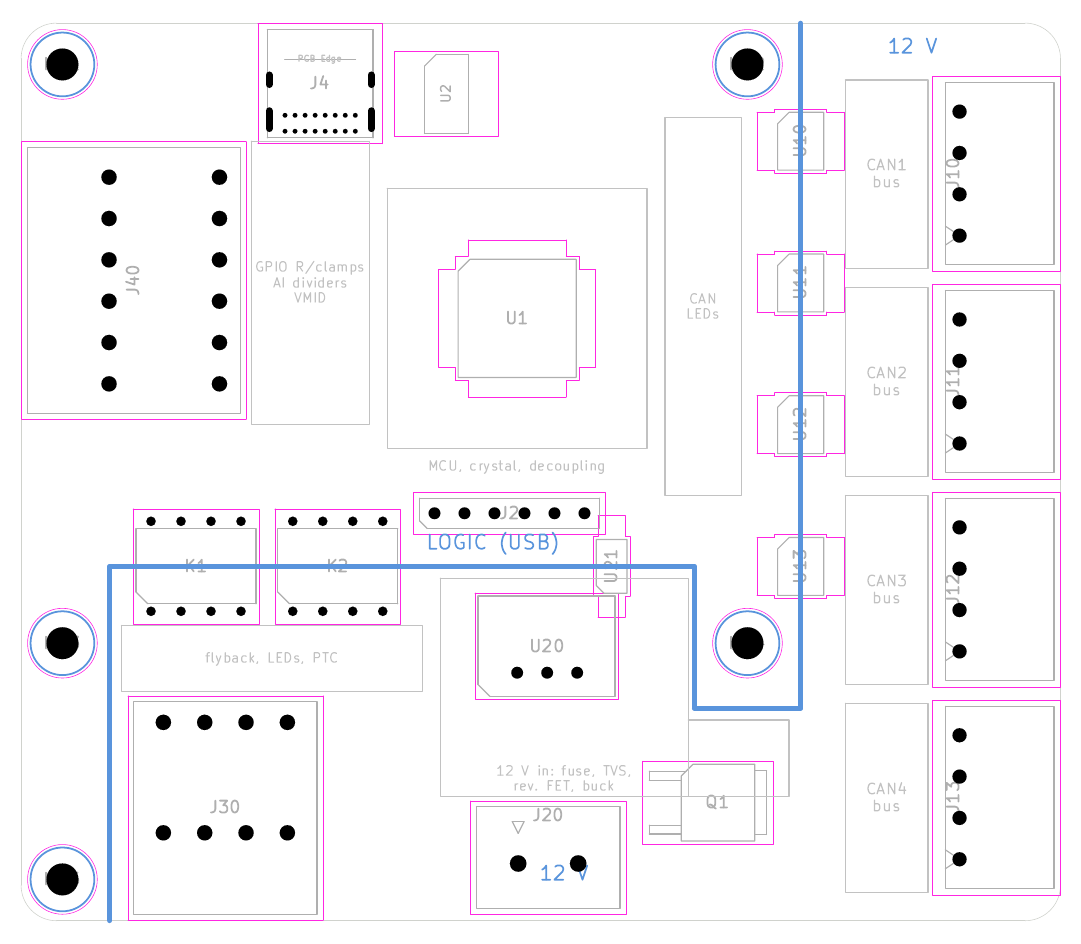

Generate this figure with Python:
#!/usr/bin/python3
"""can-controller floorplan rev 4 (2026-10-06): reduced scope, no Pi header.

Draws the outline, mounting holes, the edge connectors and the large parts at
their planned positions, plus the domain boundary and block areas, into a
scratch board, and renders it to PNG:

    floorplan_rev4.py OUT_DIR        -> OUT_DIR/floorplan_rev4.{kicad_pcb,pdf,png}

The real can-controller.kicad_pcb is not touched; placement reuses the
coordinates below. Board corner at (100, 100) mm like the other boards.
"""
import subprocess
import sys
from pathlib import Path

import pcbnew

REPO = Path(__file__).resolve().parents[3]
FP = REPO / "lib" / "footprints"
STOCK = Path("/usr/share/kicad/footprints")   # only for parts not imported yet (PhotoMOS DIP-6)

W, H, R = 88.0, 76.0, 3.0          # outline, corner radius
OX, OY = 100.0, 100.0
B_X = 66.0                         # 12 V strip boundary (CAN isolators straddle it)
B_Y = 46.0                         # 12 V bottom block boundary (PhotoMOS straddle it)
B_L = 7.5                          # ... left end, clear of MH3 / MH6
NOTCH = (57.0, 58.0)               # boundary steps around MH4 at (61.5, 52.5): x, y

HOLES = {  # Pi 58 x 49 pattern + one extra where the outline overhangs the Pi (85 x 56)
    "MH1": (3.5, 3.5), "MH2": (61.5, 3.5), "MH3": (3.5, 52.5), "MH4": (61.5, 52.5),
    "MH5": (3.5, H - 3.5),
}

mm = pcbnew.FromMM


def P(x, y):
    return pcbnew.VECTOR2I(mm(OX + x), mm(OY + y))


def seg(board, layer, a, b, w=0.15):
    s = pcbnew.PCB_SHAPE(board)
    s.SetShape(pcbnew.SHAPE_T_SEGMENT)
    s.SetStart(P(*a))
    s.SetEnd(P(*b))
    s.SetLayer(layer)
    s.SetWidth(mm(w))
    board.Add(s)


def rect(board, layer, x0, y0, x1, y1, label=None, w=0.12, size=1.2):
    s = pcbnew.PCB_SHAPE(board)
    s.SetShape(pcbnew.SHAPE_T_RECT)
    s.SetStart(P(x0, y0))
    s.SetEnd(P(x1, y1))
    s.SetLayer(layer)
    s.SetWidth(mm(w))
    board.Add(s)
    if label:
        text(board, layer, (x0 + x1) / 2, (y0 + y1) / 2, label, size)


def text(board, layer, x, y, t, size=1.2):
    tx = pcbnew.PCB_TEXT(board)
    tx.SetText(t)
    tx.SetPosition(P(x, y))
    tx.SetLayer(layer)
    tx.SetTextSize(pcbnew.VECTOR2I(mm(size), mm(size)))
    tx.SetTextThickness(mm(size * 0.12))
    board.Add(tx)


def outline(board):
    L = pcbnew.Edge_Cuts
    for a, b in [((R, 0), (W - R, 0)), ((W, R), (W, H - R)), ((W - R, H), (R, H)), ((0, H - R), (0, R))]:
        seg(board, L, a, b, 0.05)
    for cx, cy, sa in [(R, R, 180), (W - R, R, 270), (W - R, H - R, 0), (R, H - R, 90)]:
        s = pcbnew.PCB_SHAPE(board)
        s.SetShape(pcbnew.SHAPE_T_ARC)
        s.SetCenter(P(cx, cy))
        s.SetStart(P(cx + R * [1, 0, -1, 0][sa // 90], cy + R * [0, 1, 0, -1][sa // 90]))
        s.SetArcAngleAndEnd(pcbnew.EDA_ANGLE(90, pcbnew.DEGREES_T), True)
        s.SetLayer(L)
        s.SetWidth(mm(0.05))
        board.Add(s)


def put(board, lib, name, ref, rot=0, x=None, y=None, left=None, right=None, top=None, bottom=None,
        stock=False):
    """Place a footprint; position by its origin (x, y) or by its courtyard edges."""
    path = (STOCK if stock else FP) / f"{lib}.pretty"
    f = pcbnew.FootprintLoad(str(path), name)
    f.SetReference(ref)
    f.Value().SetVisible(False)
    f.SetOrientationDegrees(rot)
    f.SetPosition(P(x or 0, y or 0))
    board.Add(f)
    cy = f.GetCourtyard(pcbnew.F_CrtYd)
    bb = cy.BBox() if cy.OutlineCount() else f.GetBoundingBox(False)
    dx = dy = 0
    if left is not None:
        dx = mm(OX + left) - bb.GetLeft()
    if right is not None:
        dx = mm(OX + right) - bb.GetRight()
    if top is not None:
        dy = mm(OY + top) - bb.GetTop()
    if bottom is not None:
        dy = mm(OY + bottom) - bb.GetBottom()
    f.Move(pcbnew.VECTOR2I(dx, dy))
    return f


def build(board):
    D, C = pcbnew.Dwgs_User, pcbnew.Cmts_User
    outline(board)
    for ref, (x, y) in HOLES.items():
        put(board, "MountingHole", "MountingHole_2.7mm_M2.5", ref, x=x, y=y)

    # --- 12 V strip: CAN1-4 down the right edge, ISO1044 straddling x = B_X ----
    can = "PhoenixContact_MC_1,5_4-G-3.5_1x04_P3.50mm_Horizontal"
    iso_y = [10.0, 22.0, 34.0, 46.0]          # all above MH4; CAN4 bus runs down the strip
    for i, top in enumerate([4.5, 22.1, 39.7, 57.3]):
        put(board, "Connector_Phoenix_MC", can, f"J1{i}", 90, right=W, top=top)
        put(board, "Package_SO", "SOIC-8_3.9x4.9mm_P1.27mm", f"U1{i}", 0, x=B_X, y=iso_y[i])
        rect(board, D, B_X + 3.8, top + 0.3, W - 11.2, top + 16.3, f"CAN{i + 1}\nbus", size=0.9)

    # --- 12 V bottom block: relays (left) and 12 V input (middle) -----------------
    relay = "PhoenixContact_SPTD_1,5_4-H-3,5_2x04_P3.5mm_Horizontal"
    j30 = put(board, "Thl_Connector", relay, "J30", 0, left=B_L + 1.5, bottom=H)
    for i in range(2):   # dual PhotoMOS: LED pins on the logic side, contacts on the 12 V side
        put(board, "Package_DIP", "DIP-8_W7.62mm", f"K{i + 1}", 90, x=11.0 + 12.0 * i, y=B_Y + 3.8,
            stock=True)
    rect(board, D, B_L + 1.0, B_Y + 5.0, 34.0, H - 19.4, "flyback, LEDs, PTC", size=0.8)
    put(board, "Connector_Phoenix_MSTB", "PhoenixContact_MSTBVA_2,5_2-G-5,08_1x02_P5.08mm_Vertical",
        "J20", 0, left=38.0, bottom=H - 0.5)
    put(board, "Package_TO_SOT_SMD", "TO-252-2", "Q1", 0, x=59.0, y=66.0)
    put(board, "Converter_DCDC", "Converter_DCDC_RECOM_R-78E-0.5_THT", "U20", 0, x=42.0, y=B_Y + 9.0)
    rect(board, D, 35.5, B_Y + 1.0, NOTCH[0] - 0.5, H - 10.5, None)
    rect(board, D, NOTCH[0] - 0.5, NOTCH[1] + 1.0, B_X - 1.0, H - 10.5, None)
    text(board, D, 46.0, H - 12.0, "12 V in: fuse, TVS,\nrev. FET, buck", 0.8)
    put(board, "Package_SO", "SOIC-4_4.55x2.6mm_P1.27mm", "U21", 90, x=50.0, y=B_Y)   # 12 V status

    # --- logic ------------------------------------------------------------------
    put(board, "Connector_USB", "USB_C_Receptacle_GCT_USB4085", "J4", 180, left=20.0, top=0)
    put(board, "Package_TO_SOT_SMD", "SOT-223-3_TabPin2", "U2", 0, x=36.0, y=6.0)
    put(board, "Package_QFP", "TQFP-64_10x10mm_P0.5mm", "U1", 0, x=42.0, y=25.0)
    rect(board, D, 31.0, 14.0, 53.0, 36.0, None)
    text(board, D, 42.0, 37.5, "MCU, crystal, decoupling", 0.8)
    put(board, "Connector_PinHeader_2.54mm", "PinHeader_1x06_P2.54mm_Vertical", "J2", 90, x=35.0,
        y=41.5)
    io = "PhoenixContact_SPTD_1,5_6-H-3,5_2x06_P3.5mm_Horizontal"
    put(board, "Thl_Connector", io, "J40", -90, left=0, top=10.0)
    rect(board, D, 19.5, 10.0, 29.5, 34.0, "GPIO R/clamps\nAI dividers\nVMID", size=0.8)
    rect(board, D, 54.5, 8.0, 61.0, 40.0, "CAN\nLEDs", size=0.8)

    # --- domain boundary (Cmts.User) -----------------------------------------------
    b = [(B_X, 0), (B_X, NOTCH[1]), (NOTCH[0], NOTCH[1]), (NOTCH[0], B_Y), (B_L, B_Y), (B_L, H)]
    for a, c in zip(b, b[1:]):
        seg(board, C, a, c, 0.4)
    text(board, C, 75.5, 2.0, "12 V", 1.2)
    text(board, C, 40.0, 44.0, "LOGIC (USB)", 1.2)
    text(board, C, 46.0, 72.0, "12 V", 1.2)


def main():
    out = Path(sys.argv[1] if len(sys.argv) > 1 else ".").resolve()
    out.mkdir(parents=True, exist_ok=True)
    board = pcbnew.BOARD()
    build(board)
    pcb = out / "floorplan_rev4.kicad_pcb"
    board.Save(str(pcb))
    pdf = out / "floorplan_rev4.pdf"
    subprocess.run(["kicad-cli", "pcb", "export", "pdf", "-o", str(pdf), "--layers",
                    "Edge.Cuts,F.Courtyard,F.Fab,Dwgs.User,Cmts.User", str(pcb)], check=True,
                   stdout=subprocess.DEVNULL)
    subprocess.run(["pdftoppm", "-png", "-r", "300", "-singlefile", "-cropbox", str(pdf),
                    str(out / "floorplan_rev4")], check=True)
    png = out / "floorplan_rev4.png"
    from PIL import Image, ImageOps            # crop the A4 page to the drawing
    im = Image.open(png).convert("RGB")
    x0, y0, x1, y1 = ImageOps.invert(im).getbbox()
    im.crop((x0 - 20, y0 - 20, x1 + 20, y1 + 20)).save(png)
    print(png)


if __name__ == "__main__":
    main()
